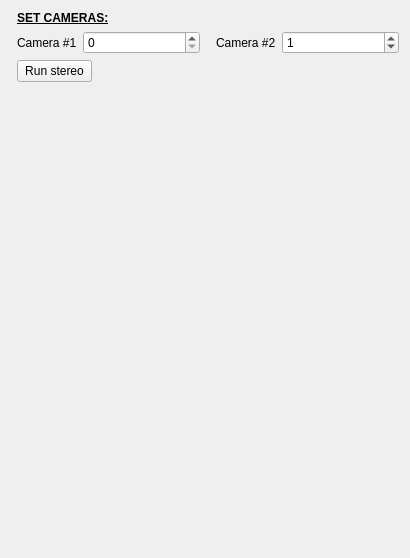
          <widget class="QWidget" name="layoutWidget">
           <property name="geometry">
            <rect>
             <x>20</x>
             <y>10</y>
             <width>410</width>
             <height>558</height>
            </rect>
           </property>
           <layout class="QFormLayout" name="formLayout">
            <item row="4" column="1">
             <widget class="QPushButton" name="pushButtonStereo">
              <property name="minimumSize">
               <size>
                <width>75</width>
                <height>0</height>
               </size>
              </property>
              <property name="maximumSize">
               <size>
                <width>75</width>
                <height>16777215</height>
               </size>
              </property>
              <property name="text">
               <string>Run stereo</string>
              </property>
             </widget>
            </item>
            <item row="2" column="1">
             <widget class="QLabel" name="label_7">
              <property name="font">
               <font>
                <weight>75</weight>
                <bold>true</bold>
                <underline>true</underline>
               </font>
              </property>
              <property name="text">
               <string>SET CAMERAS:</string>
              </property>
             </widget>
            </item>
            <item row="3" column="1">
             <layout class="QHBoxLayout" name="horizontalLayout_3">
              <item>
               <widget class="QLabel" name="label_5">
                <property name="sizePolicy">
                 <sizepolicy hsizetype="Fixed" vsizetype="Preferred">
                  <horstretch>0</horstretch>
                  <verstretch>0</verstretch>
                 </sizepolicy>
                </property>
                <property name="text">
                 <string>Camera #1</string>
                </property>
               </widget>
              </item>
              <item>
               <widget class="QSpinBox" name="cam2">
                <property name="sizePolicy">
                 <sizepolicy hsizetype="Preferred" vsizetype="Preferred">
                  <horstretch>0</horstretch>
                  <verstretch>0</verstretch>
                 </sizepolicy>
                </property>
                <property name="value">
                 <number>0</number>
                </property>
               </widget>
              </item>
              <item>
               <spacer name="horizontalSpacer_5">
                <property name="orientation">
                 <enum>Qt::Horizontal</enum>
                </property>
                <property name="sizeType">
                 <enum>QSizePolicy::Fixed</enum>
                </property>
                <property name="sizeHint" stdset="0">
                 <size>
                  <width>10</width>
                  <height>20</height>
                 </size>
                </property>
               </spacer>
              </item>
              <item>
               <widget class="QLabel" name="label_6">
                <property name="sizePolicy">
                 <sizepolicy hsizetype="Fixed" vsizetype="Preferred">
                  <horstretch>0</horstretch>
                  <verstretch>0</verstretch>
                 </sizepolicy>
                </property>
                <property name="text">
                 <string>Camera #2</string>
                </property>
               </widget>
              </item>
              <item>
               <widget class="QSpinBox" name="cam1">
                <property name="sizePolicy">
                 <sizepolicy hsizetype="Preferred" vsizetype="Preferred">
                  <horstretch>0</horstretch>
                  <verstretch>0</verstretch>
                 </sizepolicy>
                </property>
                <property name="value">
                 <number>1</number>
                </property>
               </widget>
              </item>
             </layout>
            </item>
           </layout>
          </widget>
